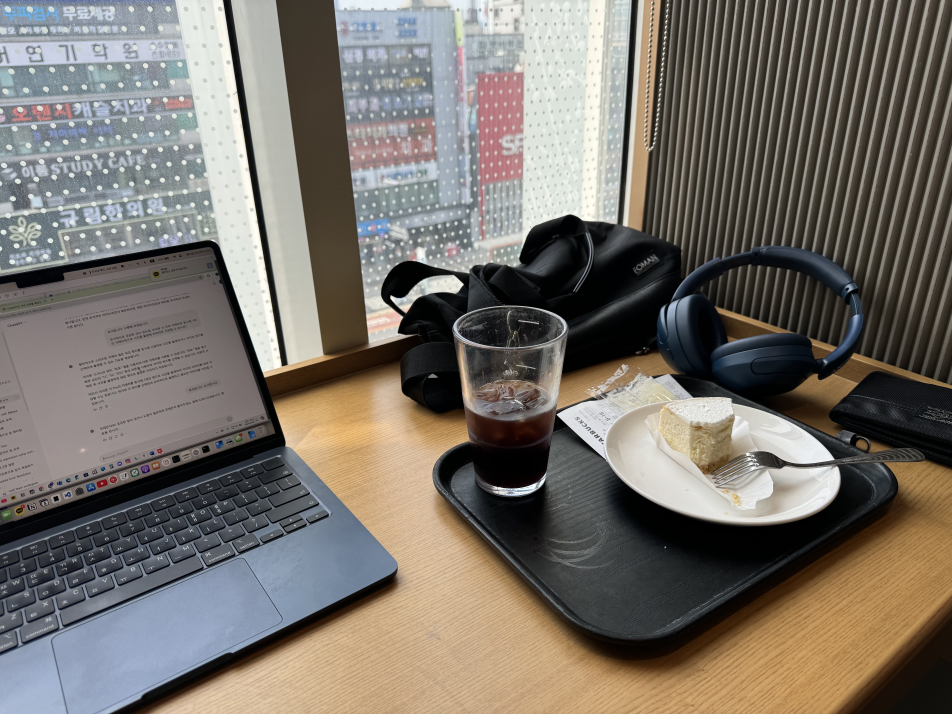
#> input picture wide_image.jpg, 5712 x 4284 px, found by its file name (shown at 1/6 size)
$ python main.py
#> lines starting #> are read from the running program, lines starting #| are printed output that depends on the picture
### src/edge_detection.py
def detect_edges(image):
    # 이미지에서 엣지를 검출하는 함수

    # 그레이 스케일 변환
    gray = cv2.cvtColor(image, cv2.COLOR_BGR2GRAY)

    # 가우시안 블러 적용
    blurred = cv2.GaussianBlur(gray, (5, 5), 0)

    # 캐니 엣지 검출
    edges = cv2.Canny(blurred, 50, 150)

    return edges

### src/main.py
import cv2
import numpy as np
from depth_map import generate_depth_map
from edge_detection import detect_edges
from object_segmentation import segment_objects

def resize_image(image, target_resolution):
    # 이미지를 지정된 해상도로 리사이징하는 함수
    resized_image = cv2.resize(image, target_resolution)
    return resized_image

def generate_depth_map2(image_left, image_right):
    # 스테레오 카메라로 촬영한 이미지를 입력받아 깊이 맵을 생성하는 함수

    # 스테레오 이미지를 그레이 스케일로 변환
    gray_left = cv2.cvtColor(image_left, cv2.COLOR_BGR2GRAY)
    gray_right = cv2.cvtColor(image_right, cv2.COLOR_BGR2GRAY)

    # 스테레오 매칭 알고리즘 설정
    stereo = cv2.StereoBM_create(numDisparities=16, blockSize=15)

    # 깊이 맵 생성
    depth_map = stereo.compute(gray_left, gray_right)

    return depth_map

def save_segmented_images(segmented_wide, segmented_wide_mono):
    cv2.imwrite("segmented_wide.jpg", segmented_wide)
    cv2.imwrite("segmented_wide_mono.jpg", segmented_wide_mono)

def main():
    # 이미지 파일 경로 설정
    image_wide_path = "data/wide_image.jpg"
    image_ultra_wide_path = "data/ultra_wide_image.jpg"
    image_telephoto_path = "data/telephoto_image.jpg"

    # 이미지 불러오기
    image_wide = cv2.imread(image_wide_path)
#> image_wide is the input picture: shape (4284, 5712, 3); mean B, G, R 106.4, 113.8, 119.9
    image_ultra_wide = cv2.imread(image_ultra_wide_path)
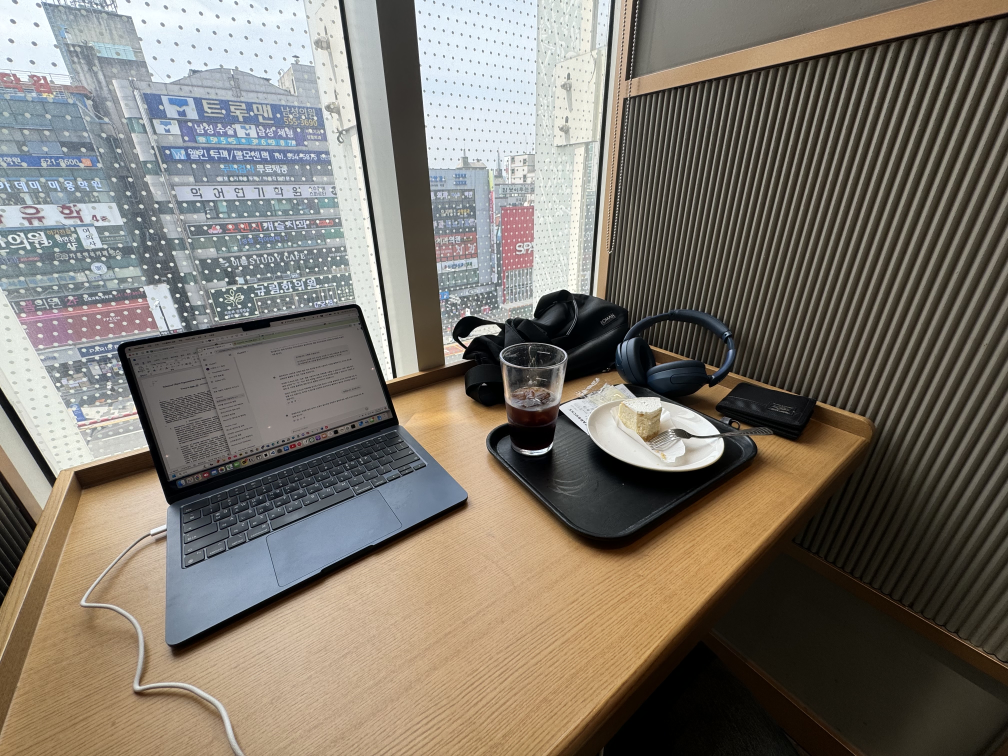
#> input picture ultra_wide_image.jpg, 4032 x 3024 px, found by its file name (shown at 1/4 size)
#> image_ultra_wide is the input picture: shape (3024, 4032, 3); mean B, G, R 107.6, 117.5, 124.2
    image_telephoto = cv2.imread(image_telephoto_path)
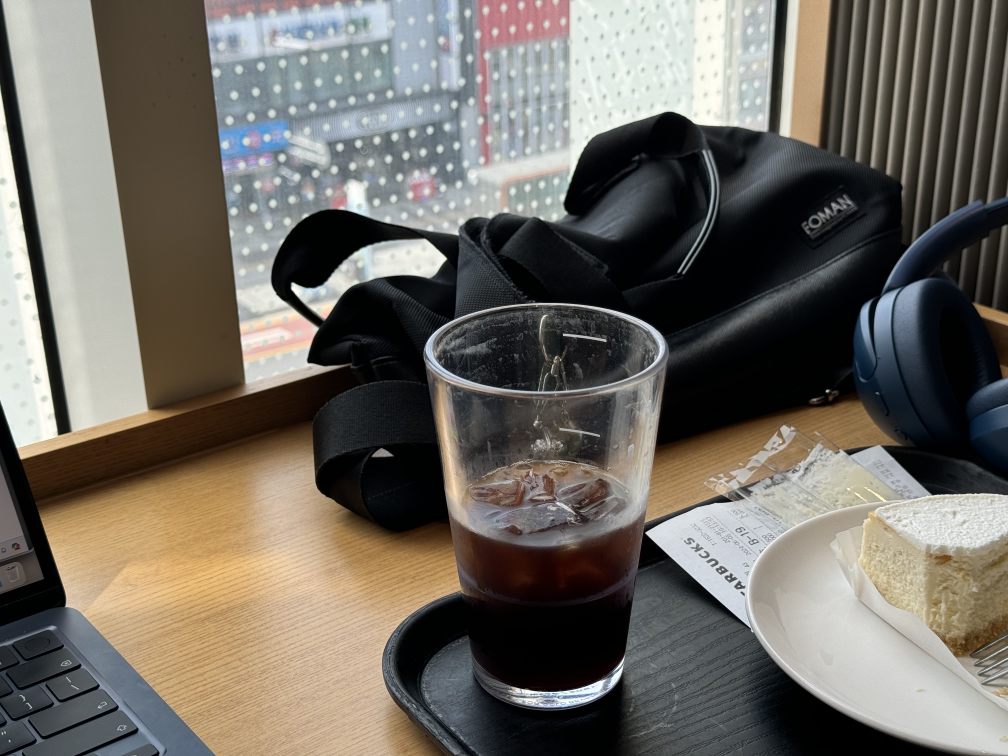
#> input picture data/telephoto_image.jpg, 4032 x 3024 px, found by its file name (shown at 1/4 size)
#> image_telephoto is the input picture: shape (3024, 4032, 3); mean B, G, R 98.8, 106.5, 111.1

    # 각 카메라의 해상도에 맞게 이미지 리사이징
    target_resolution = (1920, 1080)  # 예시 해상도 설정
    resized_wide = resize_image(image_wide, target_resolution)
#> in resize_image, `resized_image = cv2.resize(image, target_resolution)`:
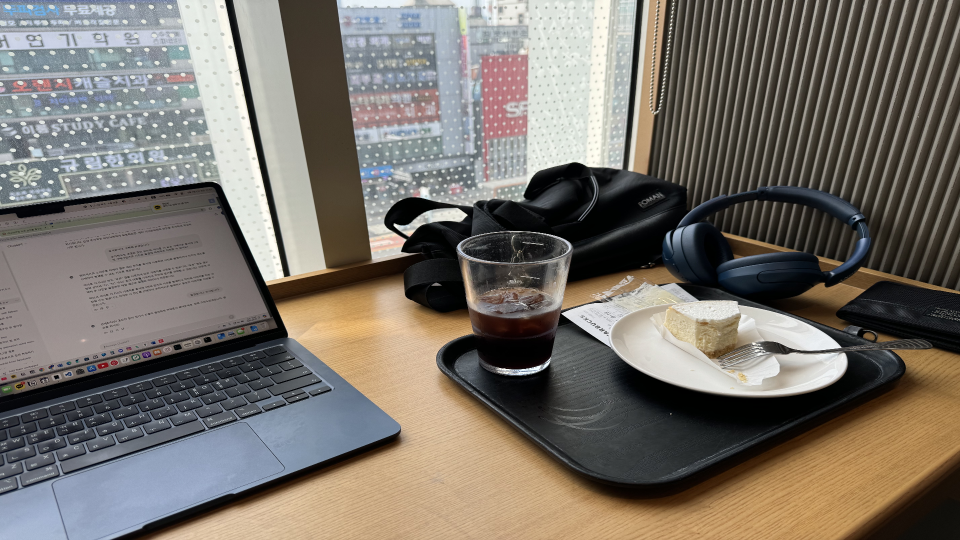
#> resized_image: shape (1080, 1920, 3) (shown at 1/2 size); mean B, G, R 106.3, 113.7, 119.7
    resized_ultra_wide = resize_image(image_ultra_wide, target_resolution)
#> call 2 of resize_image, with target_resolution = (1920, 1080)
#> in resize_image (call 2), `resized_image = cv2.resize(image, target_resolution)`:
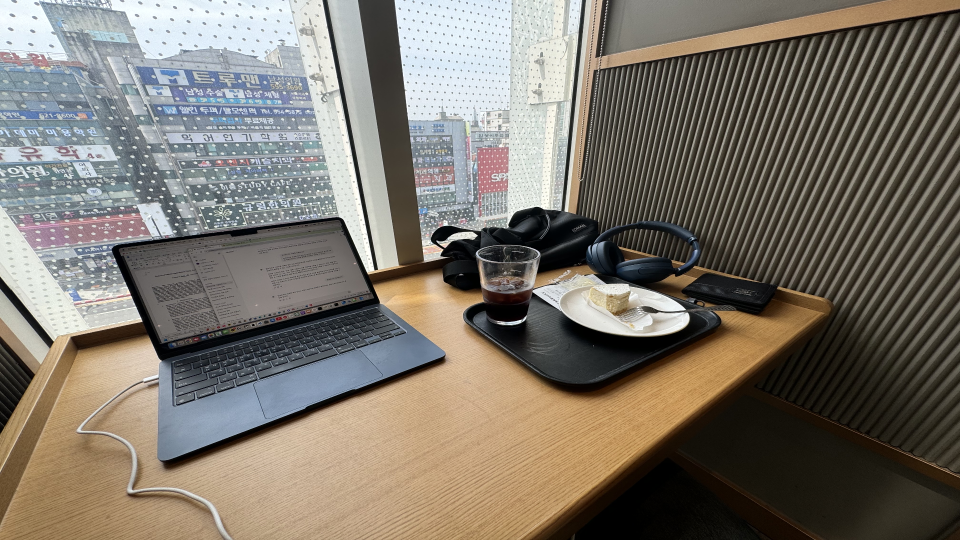
#> resized_image: shape (1080, 1920, 3) (shown at 1/2 size); mean B, G, R 107.4, 117.4, 124.1
    resized_telephoto = resize_image(image_telephoto, target_resolution)
#> call 3 of resize_image, with target_resolution = (1920, 1080)
#> in resize_image (call 3), `resized_image = cv2.resize(image, target_resolution)`:
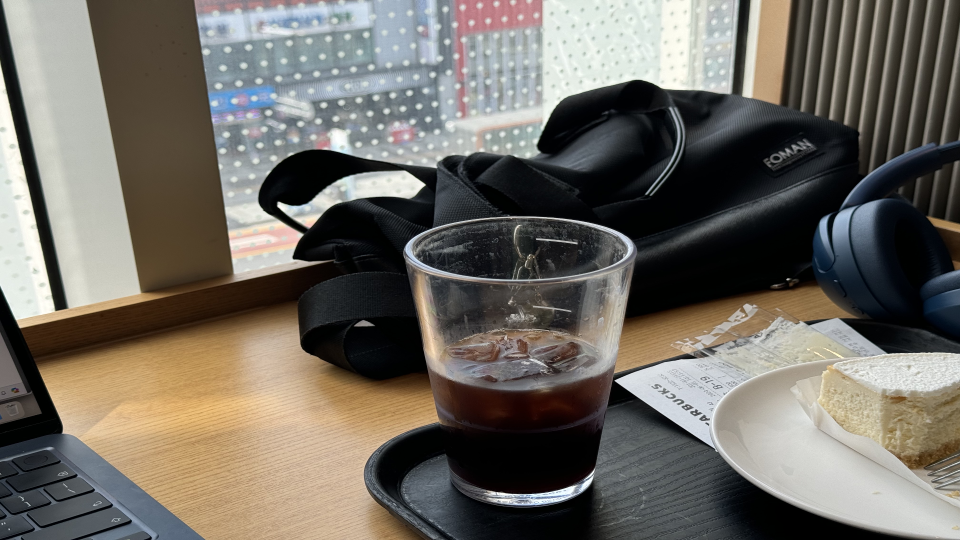
#> resized_image: shape (1080, 1920, 3) (shown at 1/2 size); mean B, G, R 98.7, 106.4, 111

    # 엣지 검출
    edges_wide = detect_edges(resized_wide)
    edges_ultra_wide = detect_edges(resized_ultra_wide)
    edges_telephoto = detect_edges(resized_telephoto)

    # 깊이 맵 생성
    depth_map_wide = generate_depth_map([resized_wide, resized_ultra_wide, resized_telephoto])
    depth_map_mono = generate_depth_map2(resized_wide, resized_ultra_wide)

    # 객체 세분화
    segmented_wide = segment_objects(resized_wide, depth_map_wide, edges_wide)
    segmented_wide_mono = segment_objects(resized_wide, depth_map_mono, edges_wide)

    # 결과 이미지 표시
    cv2.imshow("Segmented Wide Image", segmented_wide)
    cv2.imshow("Segmented Wide Image (Mono)", segmented_wide_mono)
    cv2.waitKey(0)
    cv2.destroyAllWindows()
    # 결과 이미지 저장
    save_segmented_images(segmented_wide, segmented_wide_mono)


if __name__ == "__main__":
#> (the run stopped early here; a loop or call above may not have finished)
